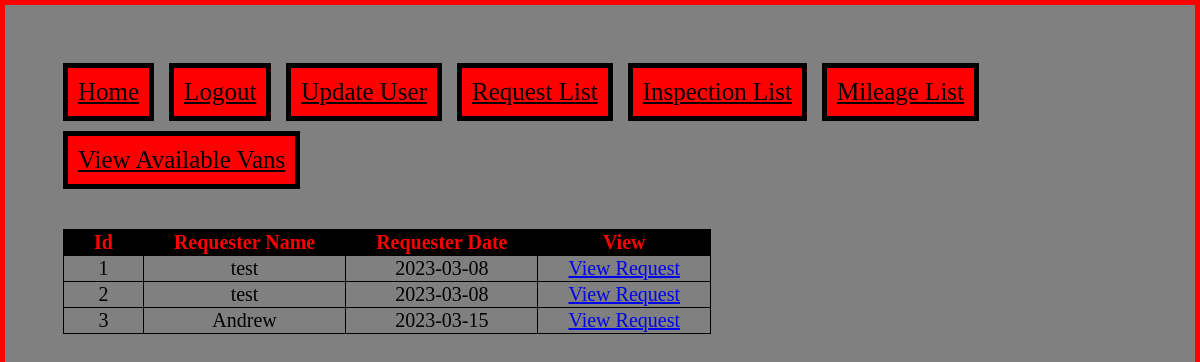
Before: /view_request_list (signed in) with the older database file.
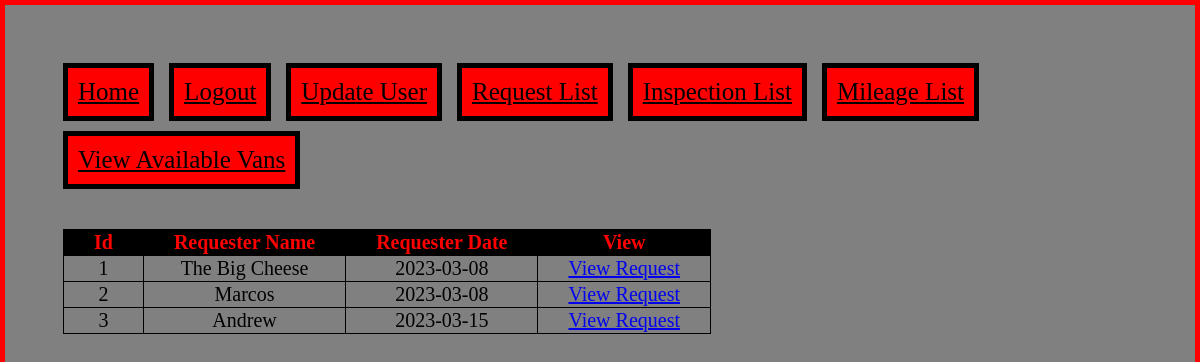
After: the same page with the newer database file.
### app.py (models this page shows)
class Requests(UserMixin, db.Model):
    id = db.Column(db.Integer, primary_key=True, nullable=False)
    date = db.Column(db.String(40), nullable=False)
    name = db.Column(db.String(40), nullable=False)
    dept = db.Column(db.String(40), nullable=False)
    courseNum = db.Column(db.Integer, nullable=False)
    phoneNum = db.Column(db.String(40), nullable=False)
    vanNum = db.Column(db.Integer, nullable=False)
    explorerNum = db.Column(db.Integer, nullable=False)
    suburbanNum = db.Column(db.Integer, nullable=False)
    equipment = db.Column(db.String(150), nullable=False)
    lands = db.Column(db.String(50), nullable=False)
    destination = db.Column(db.String(50), nullable=False)
    participantsNum = db.Column(db.Integer, nullable=False)
    tripPurpose = db.Column(db.String(50), nullable=False)
    pickupDate = db.Column(db.String(40), nullable=False)
    pickupTime = db.Column(db.String(40), nullable=False)
    returnDate = db.Column(db.String(40), nullable=False)
    returnTime = db.Column(db.String(40), nullable=False)
    operator1 = db.Column(db.String(40), nullable=False)
    operator2 = db.Column(db.String(40))
    operator3 = db.Column(db.String(40))
    operator4 = db.Column(db.String(40))
    operator5 = db.Column(db.String(40))
    indexNum = db.Column(db.String(40), nullable=False)
    accountNum = db.Column(db.String(40), nullable=False)
    estMilesCost = db.Column(db.String(40), nullable=False)
    deptHead = db.Column(db.String(40), nullable=False)

### app.py (the view)
@app.route('/view_request_list')
@login_required
def requestList():
    return render_template('view_request_list.html', queryList=Requests.query.all(), userAuth=current_user.is_authenticated)

### app.py (called while the page is built)
@login_manager.user_loader
def load_user(uid):
    return User.query.get(uid)

### templates/view_request_list.html (shortened to what this page needs)
{% extends "base.html" %}
{% block content %}
<html>
  <head>
  </head>
  <table>
		<tr>
			<th>Id</th>
			<th>Requester Name</th>
			<th>Requester Date</th>
			<th>View</th>
		</tr>
	{% for request in queryList %}
		<tr>
			<td>{{ request.id }}</td>
			<td>{{ request.name }}</td>
			<td>{{ request.date }}</td>
			<td><a href="/view_request_detail?id={{ request.id }}">View Request</a></td>
		</tr>
	{% endfor %}
	</table>
</html>
{% endblock %}

### templates/base.html (shortened to what this page needs)
<html>
	<head>
		<link href="/static/style.css" rel="stylesheet">
	</head>
	<body>
		{% if userAuth == True %}
			<nav>
				<ul>
					<li><a href="/">Home</a></li>
					<li><a href="/logout">Logout</a></li>
					<li><a href="/update_user">Update User</a></li>
					<li><a href="/view_request_list">Request List</a></li>
					<li><a href="/view_inspection_list">Inspection List</a></li>
                    <li><a href="/view_mileage_list">Mileage List</a></li>
                    <li><a href="/view_available">View Available Vans</a></li>
				</ul>
			</nav>
		{% endif %}
		{% block content %}
		{% endblock %}
	</body>
</html>

### static/style.css (style rules this page uses)
html { background-color:grey; border: thick solid red; padding: 30px; background-image: url('/static/sky.jpg'); }
nav { width: 100%; }
nav ul { padding: 15px; list-style-type: none; }
nav ul li { display: inline-block; margin: 5px; padding: 10px; font-size: 25px; }
nav ul li a:link, nav ul li a:visited { color: black; }
nav ul li { background-color:red; border: solid black 5px; }
table { margin-left: 20px; margin-right: 20px; border: thin solid black; border-collapse: collapse; }
td, th { border: thin solid black; padding-left: 30px; padding-right: 30px; font-style: times new roman, serif; text-align: center; font-size: 20px; }
th { background-color: black; color: red; }
td { text-align: center; }
ul { font-style: bold, times new roman, serif; font-size: 20px; }
li { list-style-image: url('/static/truck_icon.png'); }

Changed rows visible on the page:
changed Requests id 1: name "test" → "The Big Cheese"
changed Requests id 2: name "test" → "Marcos"
